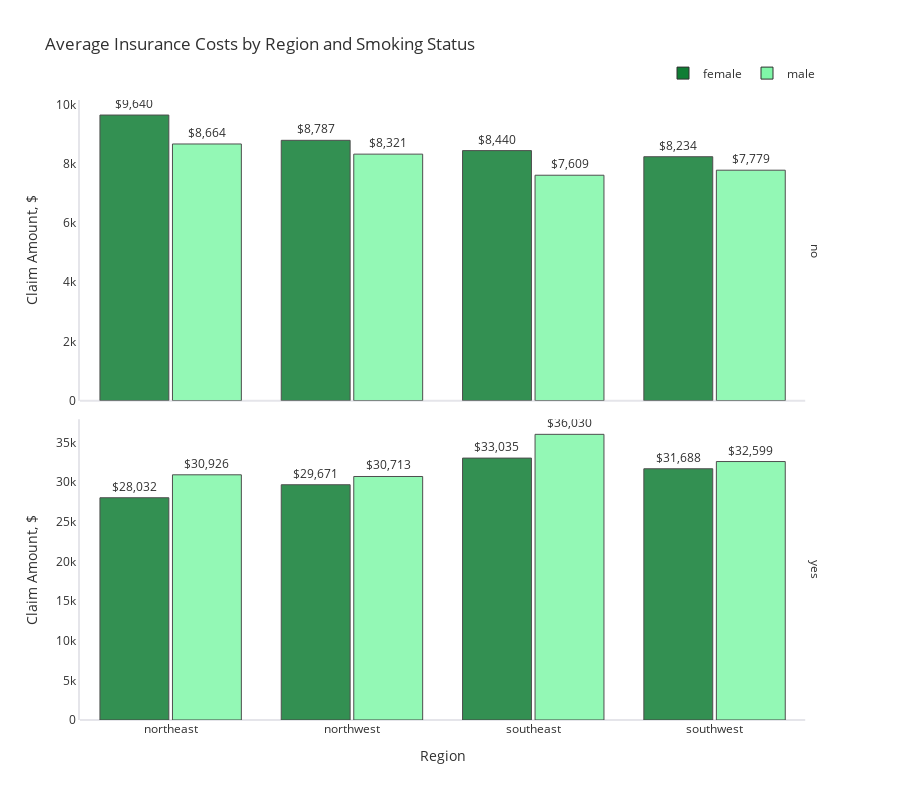

The cell this chart's notebook holds for it:
### Code cell
# Group by region, sex, and smoker, then calculate mean charges
plot_df = df.groupby(['region', 'sex', 'smoker'])['charges'].mean()
plot_df = plot_df.rename('charges').reset_index()

# Create bar plot
fig = px.bar(
    plot_df,
    x='region',
    y='charges',
    color='sex',
    height=800,
    title="Average Insurance Costs by Region and Smoking Status",
    color_discrete_map={'female': '#107d34', 'male': '#80f7a8'},  # Updated colors
    facet_row='smoker',
    text='charges',
    opacity=0.85,
    barmode='group'
)

# Update traces
fig.update_traces(
    texttemplate='$%{text:,.0f}',
    textposition='outside',
    marker_line=dict(width=1, color='#303030')
)

# Update layout
fig.update_layout(
    yaxis2=dict(matches=None),
    font_color="#303030",
    paper_bgcolor="white",
    plot_bgcolor="white",
    bargroupgap=0.05,
    bargap=0.2,
    legend=dict(
        orientation="h",
        yanchor="bottom",
        y=1.02,
        xanchor="right",
        x=1,
        title=""
    )
)

# Update axes
fig.update_xaxes(
    title="Region",
    row=1
)
fig.update_yaxes(
    title="Claim Amount, $",
    gridcolor='#E3E3E3',
    zeroline=True,
    zerolinewidth=2,
    showgrid=False,
    zerolinecolor='#E5E5EA',
    showline=True,
    linecolor='#E5E5EA',
    linewidth=2
)

# Format facet annotations
fig.for_each_annotation(lambda a: a.update(text=a.text.split("=")[-1]))

# Show plot
fig.show()

### Figure 1 — Plotly figure (JSON) as saved in the notebook; plotly's stock layout.template omitted (floating-point values rounded to 4 significant figures)
{"data": [{"alignmentgroup": "True", "hovertemplate": "sex=female<br>smoker=no<br>region=%{x}<br>charges=%{text}<extra></extra>", "legendgroup": "female", "marker": {"color": "#107d34", "line": {"color": "#303030", "width": 1}, "opacity": 0.85, "pattern": {"shape": ""}}, "name": "female", "offsetgroup": "female", "orientation": "v", "showlegend": true, "text": [9640.0, 8787.0, 8440.0, 8234.0], "textposition": "outside", "texttemplate": "$%{text:,.0f}", "type": "bar", "x": ["northeast", "northwest", "southeast", "southwest"], "xaxis": "x2", "y": [9640.0, 8787.0, 8440.0, 8234.0], "yaxis": "y2"}, {"alignmentgroup": "True", "hovertemplate": "sex=female<br>smoker=yes<br>region=%{x}<br>charges=%{text}<extra></extra>", "legendgroup": "female", "marker": {"color": "#107d34", "line": {"color": "#303030", "width": 1}, "opacity": 0.85, "pattern": {"shape": ""}}, "name": "female", "offsetgroup": "female", "orientation": "v", "showlegend": false, "text": [28030.0, 29670.0, 33030.0, 31690.0], "textposition": "outside", "texttemplate": "$%{text:,.0f}", "type": "bar", "x": ["northeast", "northwest", "southeast", "southwest"], "xaxis": "x", "y": [28030.0, 29670.0, 33030.0, 31690.0], "yaxis": "y"}, {"alignmentgroup": "True", "hovertemplate": "sex=male<br>smoker=no<br>region=%{x}<br>charges=%{text}<extra></extra>", "legendgroup": "male", "marker": {"color": "#80f7a8", "line": {"color": "#303030", "width": 1}, "opacity": 0.85, "pattern": {"shape": ""}}, "name": "male", "offsetgroup": "male", "orientation": "v", "showlegend": true, "text": [8664.0, 8321.0, 7609.0, 7779.0], "textposition": "outside", "texttemplate": "$%{text:,.0f}", "type": "bar", "x": ["northeast", "northwest", "southeast", "southwest"], "xaxis": "x2", "y": [8664.0, 8321.0, 7609.0, 7779.0], "yaxis": "y2"}, {"alignmentgroup": "True", "hovertemplate": "sex=male<br>smoker=yes<br>region=%{x}<br>charges=%{text}<extra></extra>", "legendgroup": "male", "marker": {"color": "#80f7a8", "line": {"color": "#303030", "width": 1}, "opacity": 0.85, "pattern": {"shape": ""}}, "name": "male", "offsetgroup": "male", "orientation": "v", "showlegend": false, "text": [30930.0, 30710.0, 36030.0, 32600.0], "textposition": "outside", "texttemplate": "$%{text:,.0f}", "type": "bar", "x": ["northeast", "northwest", "southeast", "southwest"], "xaxis": "x", "y": [30930.0, 30710.0, 36030.0, 32600.0], "yaxis": "y"}], "layout": {"annotations": [{"font": {}, "showarrow": false, "text": "yes", "textangle": 90, "x": 0.98, "xanchor": "left", "xref": "paper", "y": 0.2425, "yanchor": "middle", "yref": "paper"}, {"font": {}, "showarrow": false, "text": "no", "textangle": 90, "x": 0.98, "xanchor": "left", "xref": "paper", "y": 0.7575, "yanchor": "middle", "yref": "paper"}], "bargap": 0.2, "bargroupgap": 0.05, "barmode": "group", "font": {"color": "#303030"}, "height": 800, "legend": {"orientation": "h", "title": {"text": ""}, "tracegroupgap": 0, "x": 1, "xanchor": "right", "y": 1.02, "yanchor": "bottom"}, "paper_bgcolor": "white", "plot_bgcolor": "white", "title": {"text": "Average Insurance Costs by Region and Smoking Status"}, "xaxis": {"anchor": "y", "domain": [0, 0.98], "title": {"text": "Region"}}, "xaxis2": {"anchor": "y2", "domain": [0, 0.98], "matches": "x", "showticklabels": false}, "yaxis": {"anchor": "x", "domain": [0, 0.485], "gridcolor": "#E3E3E3", "linecolor": "#E5E5EA", "linewidth": 2, "showgrid": false, "showline": true, "title": {"text": "Claim Amount, $"}, "zeroline": true, "zerolinecolor": "#E5E5EA", "zerolinewidth": 2}, "yaxis2": {"anchor": "x2", "domain": [0.515, 1], "gridcolor": "#E3E3E3", "linecolor": "#E5E5EA", "linewidth": 2, "showgrid": false, "showline": true, "title": {"text": "Claim Amount, $"}, "zeroline": true, "zerolinecolor": "#E5E5EA", "zerolinewidth": 2}}}
